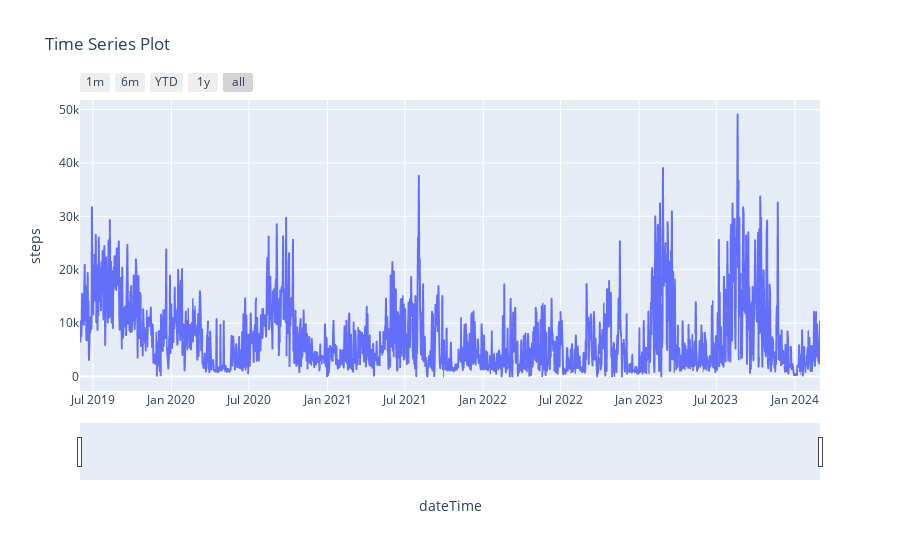

Here is the notebook cell this chart was saved with:
### Code cell
fig = px.line(combined, x='dateTime', y='steps', title='Time Series Plot')
# Add range slider
fig.update_layout(
    xaxis=dict(
        rangeselector=dict(
            buttons=list([
                dict(count=1,
                     label="1m",
                     step="month",
                     stepmode="backward"),
                dict(count=6,
                     label="6m",
                     step="month",
                     stepmode="backward"),
                dict(count=1,
                     label="YTD",
                     step="year",
                     stepmode="todate"),
                dict(count=1,
                     label="1y",
                     step="year",
                     stepmode="backward"),
                dict(step="all")
            ])
        ),
        rangeslider=dict(
            visible=True
        ),
        type="date"
    )
)

fig.show()

### Figure 1 — Plotly figure (JSON) as saved in the notebook; plotly's stock layout.template omitted (floating-point values rounded to 4 significant figures; data arrays with more than 128 entries replaced by an {"elided": "..."} marker saying what was removed)
{"data": [{"hovertemplate": "dateTime=%{x}<br>steps=%{y}<extra></extra>", "legendgroup": "", "line": {"color": "#636efa", "dash": "solid"}, "marker": {"symbol": "circle"}, "mode": "lines", "name": "", "showlegend": false, "type": "scattergl", "x": {"elided": "1735 str values"}, "xaxis": "x", "y": {"elided": "1735 int values"}, "yaxis": "y"}], "layout": {"legend": {"tracegroupgap": 0}, "title": {"text": "Time Series Plot"}, "xaxis": {"anchor": "y", "domain": [0, 1], "rangeselector": {"buttons": [{"count": 1, "label": "1m", "step": "month", "stepmode": "backward"}, {"count": 6, "label": "6m", "step": "month", "stepmode": "backward"}, {"count": 1, "label": "YTD", "step": "year", "stepmode": "todate"}, {"count": 1, "label": "1y", "step": "year", "stepmode": "backward"}, {"step": "all"}]}, "rangeslider": {"visible": true}, "title": {"text": "dateTime"}, "type": "date"}, "yaxis": {"anchor": "x", "domain": [0, 1], "title": {"text": "steps"}}}}
